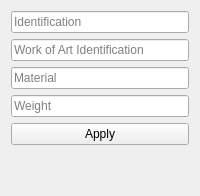
                <widget class="QWidget" name="create_sculpture">
                 <attribute name="title">
                  <string>Sculpture</string>
                 </attribute>
                 <layout class="QVBoxLayout" name="verticalLayout_22">
                  <item>
                   <widget class="QLineEdit" name="line_sculpture_id">
                    <property name="text">
                     <string/>
                    </property>
                    <property name="placeholderText">
                     <string>Identification</string>
                    </property>
                   </widget>
                  </item>
                  <item>
                   <widget class="QLineEdit" name="line_sculpture_work_of_art_id">
                    <property name="text">
                     <string/>
                    </property>
                    <property name="placeholderText">
                     <string>Work of Art Identification</string>
                    </property>
                   </widget>
                  </item>
                  <item>
                   <widget class="QLineEdit" name="line_sculpture_material">
                    <property name="text">
                     <string/>
                    </property>
                    <property name="placeholderText">
                     <string>Material</string>
                    </property>
                   </widget>
                  </item>
                  <item>
                   <widget class="QLineEdit" name="line_sculpture_weight">
                    <property name="text">
                     <string/>
                    </property>
                    <property name="placeholderText">
                     <string>Weight</string>
                    </property>
                   </widget>
                  </item>
                  <item>
                   <widget class="QPushButton" name="btn_apply_sculpture">
                    <property name="text">
                     <string>Apply</string>
                    </property>
                   </widget>
                  </item>
                  <item>
                   <spacer name="verticalSpacer_12">
                    <property name="orientation">
                     <enum>Qt::Vertical</enum>
                    </property>
                    <property name="sizeHint" stdset="0">
                     <size>
                      <width>20</width>
                      <height>40</height>
                     </size>
                    </property>
                   </spacer>
                  </item>
                 </layout>
                </widget>
